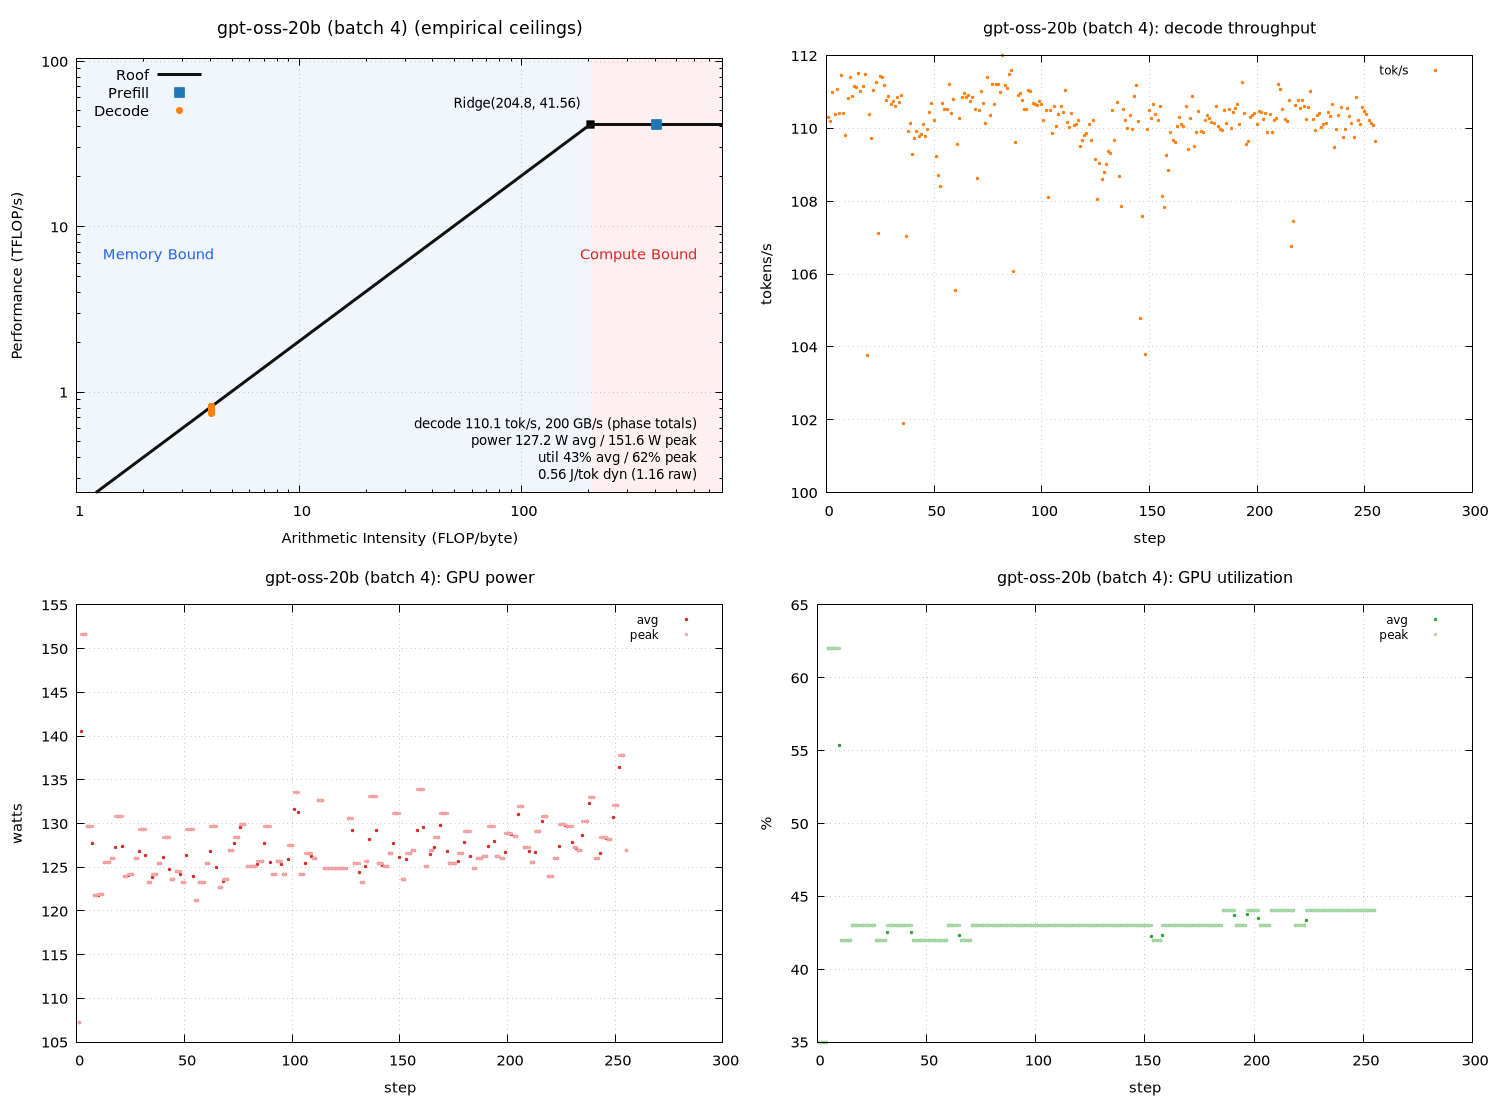

Here is the gnuplot script that generated this plot:
set terminal pngcairo size 1500,1100 enhanced font 'Sans,11'
set output 'sweep_a100_tf/gpt_b004_roofline.png'
set datafile separator "\t"
set datafile missing 'NaN'
set multiplot layout 2,2
unset label
unset object
unset arrow
set title "gpt-oss-20b (batch 4) (empirical ceilings)" font ',13'
set xlabel "Arithmetic Intensity (FLOP/byte)"
set ylabel "Performance (TFLOP/s)"
set logscale xy
set xrange [1:807.56]
set yrange [0.246982:103.903]
set grid xtics ytics
set key top left
set object 1 rectangle from graph 0, graph 0 to first 204.774, graph 1 \
    fillcolor rgb '#dce9f7' fillstyle solid 0.45 noborder behind
set object 2 rectangle from first 204.774, graph 0 to graph 1, graph 1 \
    fillcolor rgb '#fbdcdc' fillstyle solid 0.45 noborder behind
set label 1 "Memory Bound" at graph 0.04, graph 0.55 left \
    textcolor rgb '#2563eb' font ',11'
set label 2 "Compute Bound" at graph 0.96, graph 0.55 right \
    textcolor rgb '#dc2626' font ',11'
set label 3 "Ridge(204.8, 41.56)" \
    at first 204.774, first 41.5611 right \
    point pointtype 5 pointsize 1.2 \
    offset character -1.5, character 1 font ',10'
set label 4 "decode 110.1 tok/s, 200 GB/s (phase totals)\npower 127.2 W avg / 151.6 W peak\nutil 43% avg / 62% peak\n0.56 J/tok dyn (1.16 raw)" at graph 0.96, graph 0.16 right font ',10'
peak_t = 41.5611
peak_b = 202.961
roof(x) = (x * peak_b / 1000.0 < peak_t) ? x * peak_b / 1000.0 : peak_t
plot roof(x) with lines linewidth 3 linecolor rgb '#111111' title 'Roof', \
     'sweep_a100_tf/gpt_b004_roofline.dat' using 3:(strcol(2) eq 'prefill' ? $4 : 1/0) with points \
         pointtype 5 pointsize 1.6 linecolor rgb '#1f77b4' title 'Prefill', \
     'sweep_a100_tf/gpt_b004_roofline.dat' using 3:(strcol(2) eq 'decode' ? $4 : 1/0) with points \
         pointtype 7 pointsize 1.0 linecolor rgb '#ff7f0e' title 'Decode'

unset label
unset object
unset arrow
unset logscale
set xrange [*:*]
set yrange [*:*]
set title "gpt-oss-20b (batch 4): decode throughput" font ',12'
set xlabel "step"
set ylabel "tokens/s"
set grid xtics ytics
set key top right font ',9'
plot 'sweep_a100_tf/gpt_b004_roofline.dat' using 1:(strcol(2) eq 'decode' ? $5 : 1/0) with points pointtype 7 pointsize 0.4 linecolor rgb '#ff7f0e' title 'tok/s'

unset label
unset object
unset arrow
unset logscale
set xrange [*:*]
set yrange [*:*]
set title "gpt-oss-20b (batch 4): GPU power" font ',12'
set xlabel "step"
set ylabel "watts"
set grid xtics ytics
set key top right font ',9'
plot 'sweep_a100_tf/gpt_b004_roofline.dat' using 1:(strcol(2) eq 'decode' ? $6 : 1/0) with points pointtype 7 pointsize 0.4 linecolor rgb '#d62728' title 'avg', \
     'sweep_a100_tf/gpt_b004_roofline.dat' using 1:(strcol(2) eq 'decode' ? $8 : 1/0) with points pointtype 7 pointsize 0.4 linecolor rgb '#f4a6a6' title 'peak'

unset label
unset object
unset arrow
unset logscale
set xrange [*:*]
set yrange [*:*]
set title "gpt-oss-20b (batch 4): GPU utilization" font ',12'
set xlabel "step"
set ylabel "%"
set grid xtics ytics
set key top right font ',9'
plot 'sweep_a100_tf/gpt_b004_roofline.dat' using 1:(strcol(2) eq 'decode' ? $7 : 1/0) with points pointtype 7 pointsize 0.4 linecolor rgb '#2ca02c' title 'avg', \
     'sweep_a100_tf/gpt_b004_roofline.dat' using 1:(strcol(2) eq 'decode' ? $9 : 1/0) with points pointtype 7 pointsize 0.4 linecolor rgb '#a9d7a9' title 'peak'

unset multiplot
